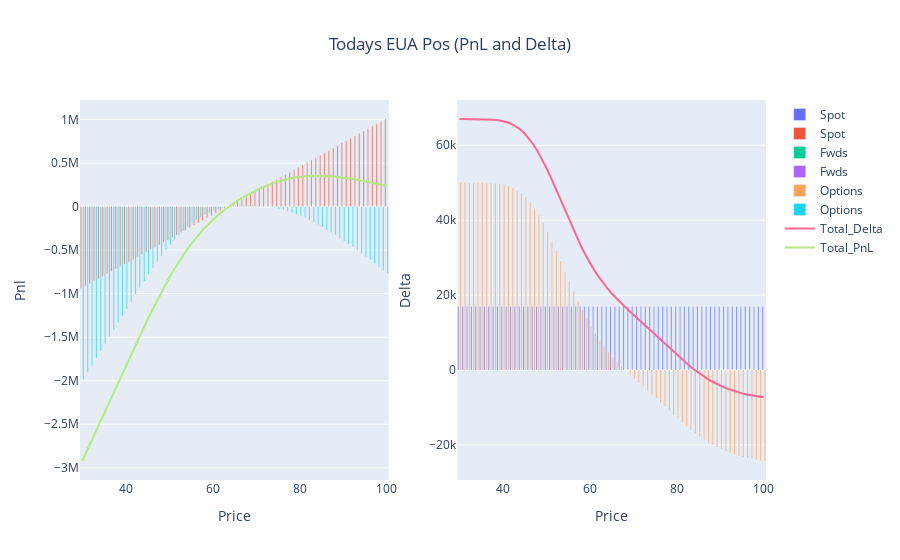

This figure's notebook cell:
### Markdown cell above
# Today's Position

### Code cell
## USE THIS STYLE OF GRAPHING FOR TODAY DATE ENTRY ##
position_functions = Position_Reporting(positions, 'ACCU', current_date)
pnl, delta, theta, vega, value = position_functions.combine_frame()

fig_d = go.Figure()

fig_d.add_trace(go.Bar(x=delta.Price, y=delta.Spot, name='Spot', base=0))
fig_d.add_trace(go.Bar(x=delta.Price, y=delta.Fwds, name='Fwds', base=0))
fig_d.add_trace(go.Bar(x=delta.Price, y=delta.Options, name='Options', base=0))
fig_d.add_trace(go.Scatter(x=delta.Price, y=delta.Total_Delta, mode='lines', name='Total_Delta'))

#fig_d.update_layout(title='ACCU Delta Today', xaxis_title='Price', yaxis_title='Delta', barmode='stack')
#fig_d.show()

#~~~~~~~~~~~~~~~~~~~~~~~~~~~~~~~~~
fig_p = go.Figure()

fig_p.add_trace(go.Bar(x=pnl.Price, y=pnl.Spot, name='Spot', base=0))
fig_p.add_trace(go.Bar(x=pnl.Price, y=pnl.Fwds, name='Fwds', base=0))
fig_p.add_trace(go.Bar(x=pnl.Price, y=pnl.Options, name='Options', base=0))
fig_p.add_trace(go.Scatter(x=pnl.Price, y=pnl.Total_Pnl, mode='lines', name='Total_PnL'))

#fig_p.update_layout(title='ACCU PnL Today', xaxis_title='Price', yaxis_title='pnl', barmode='stack')
#fig_p.show()


#~~~~~~~~~~~~~~~~~~~~~~~~~~~~~~~
fig = make_subplots(rows=1, cols=2)
for i in range(0,len(fig_d.data)):
    fig.add_trace(fig_d.data[i], row=1, col=2)
    fig.add_trace(fig_p.data[i], row=1, col=1)
    
#fig.update_layout(title={'text': 'Todays ACCU Pos (PnL and Delta)','x': 0.5,'xanchor': 'center'}, barmode='stack')
fig.update_layout(title={'text': 'Todays ACCU Pos (PnL and Delta)','x': 0.5,'xanchor': 'center'})

fig.update_xaxes(title_text="Price", row=1, col=1)
fig.update_yaxes(title_text="Pnl", row=1, col=1)
fig.update_xaxes(title_text="Price", row=1, col=2)
fig.update_yaxes(title_text="Delta", row=1, col=2)    
fig.show()
